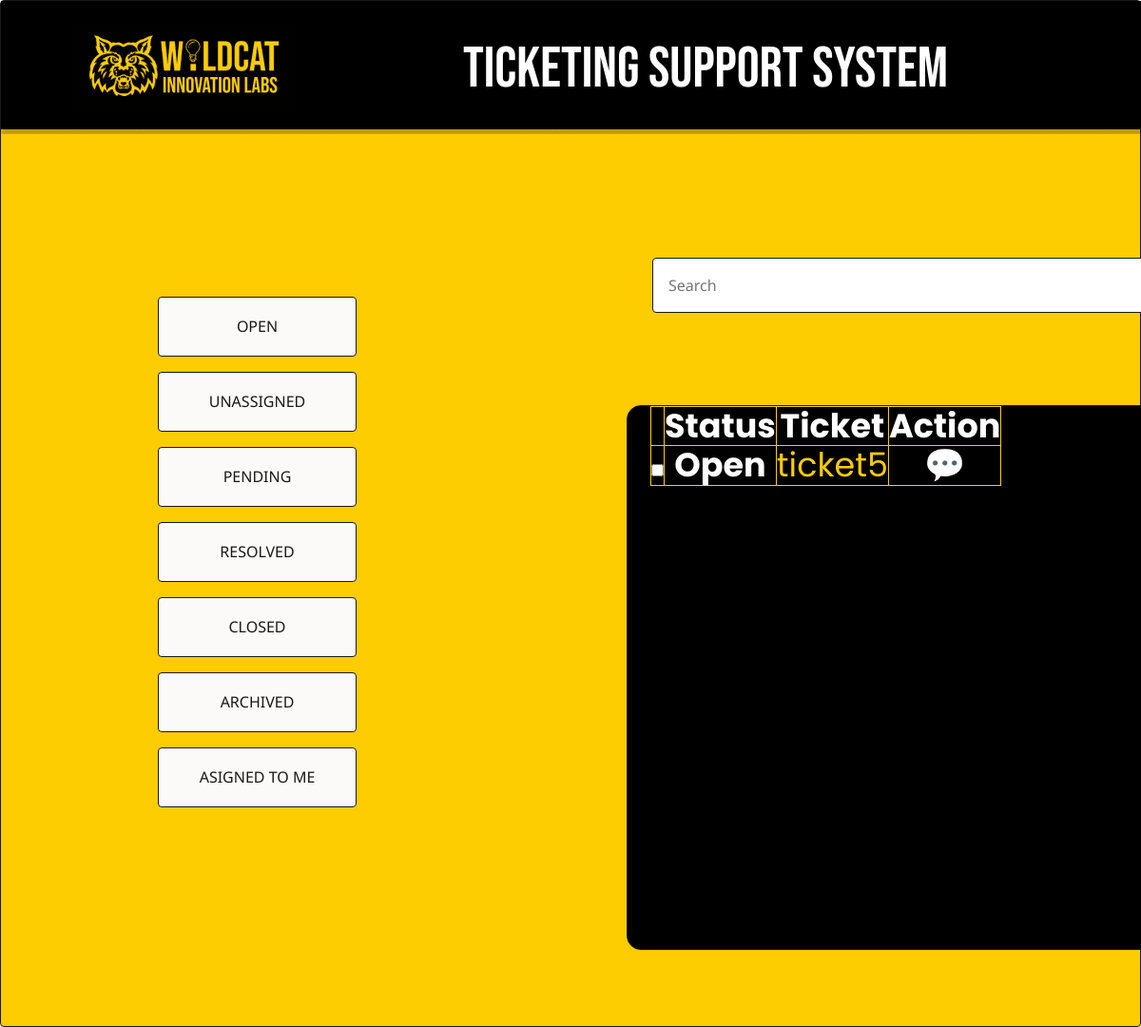
Page /tickets/open/ (signed in) on the earlier database version.
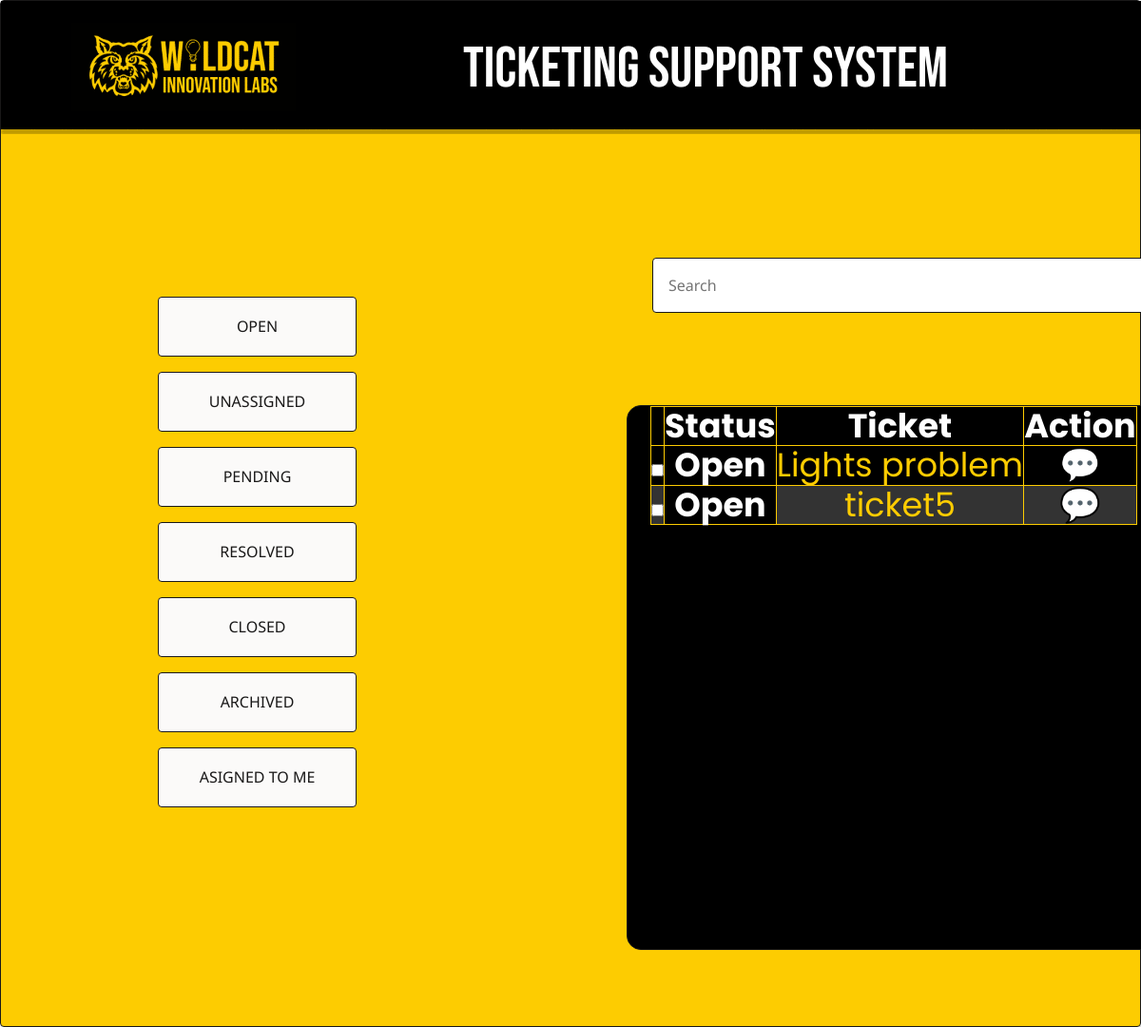
Same page on the later database version.
### support/models.py (models this page shows, shortened)
class SupportTicket(models.Model):
    ticket_id = models.AutoField(primary_key=True)
    LOW = 'Low'
    MEDIUM = 'Medium'
    HIGH = 'High'
    PRIORITY_CHOICES = [
        (LOW, 'Low'),
        (MEDIUM, 'Medium'),
        (HIGH, 'High'),
    ]
    ELECTRICAL = 'Electrical'
    IT = 'IT'
    FACILITIES = 'Facilities'
    OTHER = 'Other'
    CATEGORY_CHOICES = [
        (ELECTRICAL, 'Electrical'),
        (IT, 'IT'),
        (FACILITIES, 'Facilities'),
        (OTHER, 'Other'),
    ]
    title = models.CharField(max_length=100)
    description = models.TextField()
    status = models.CharField(max_length=20, choices=[
        ('Open', 'Open'),
        ('InProgress', 'InProgress'),
        ('Resolved', 'Resolved'),
        ('Closed', 'Closed'),
    ])
    priority = models.CharField(max_length=10, choices=PRIORITY_CHOICES, default=LOW)
    category = models.CharField(max_length=20, choices=CATEGORY_CHOICES, default=OTHER)
    created_by = models.ForeignKey(User, related_name='tickets_created', on_delete=models.CASCADE)
    assigned_to = models.ForeignKey(User, related_name='tickets_assigned', on_delete=models.SET_NULL, null=True, blank=True)
    created_date = models.DateTimeField(auto_now_add=True)

### support/views.py (the view)
# urls.py: path('tickets/open/', views.open_tickets, name='open_tickets'),
@login_required
def open_tickets(request):
    if request.user.is_superuser:
        open_tickets = SupportTicket.objects.filter(status='Open')
    else:
        open_tickets = SupportTicket.objects.filter(status='Open', assigned_to=request.user)
    return render(request, 'support/open_tickets.html', {'tickets': open_tickets})

### support/templates/support/open_tickets.html (shortened to what this page needs)
{% load static %}
<!DOCTYPE html>
<html lang="english">
<head>
  <link
    rel="stylesheet"
    href="https://unpkg.com/animate.css@4.1.1/animate.css"
  />
  <link
    rel="stylesheet"
    href="https://unpkg.com/@teleporthq/teleport-custom-scripts/dist/style.css"
  />
  <link rel="stylesheet" href="{% static 'support/style3.css' %}">
  <link rel="stylesheet" href="{% static 'support/dashboard1.css' %}">
</head>
<body>
<link rel="stylesheet" href="{% static 'support/style3.css' %}" />
<div>
  <link rel="stylesheet" href="{% static 'support/dashboard1.css' %}" />
  <div class="dashboard-container">
    <div class="dashboard-login-page">
      <div class="dashboard-rectangle1">
        <div class="dashboard-options">
          <button
            type="button"
            id="openbutton"
            name="openbutton"
            class="dashboard-button button"
          >
            OPEN
          </button>
          <button
            type="button"
            id="unsassignedbutton"
            name="unsassignedbutton"
            class="dashboard-button1 button"
          >
            UNASSIGNED
          </button>
          <button type="button"
          ="button" class="dashboard-button2 button">
          PENDING
        </button>
        <button
          type="button"
          id="resolvedbutton"
          name="resolvedbutton"
          class="dashboard-button3 button"
        >
          RESOLVED
        </button>
        <button
          type="button"
          id="closedbutton"
          name="closedbutton"
          class="dashboard-button4 button"
        >
          CLOSED
        </button>
        <button
          type="button"
          id="archivedbutton"
          name="archivedbutton"
          class="dashboard-button5 button"
        >
          ARCHIVED
        </button>
        <button
          type="button"
          id="assignedtobutton"
          name="assignedtobutton"
          class="dashboard-button6 button"
          onclick="location.href='{% url 'assigned_to_me' %}';"
        >
          ASIGNED TO ME
        </button>
      </div>
      <input
        type="text"
        placeholder="Search"
        class="dashboard-textinput input"
      />
      <form id="delete-tickets-form" method="POST" action="{% url 'delete_tickets' %}">
        <ul id="tickets table" class="dashboard-ul list">
            <table class="tickets-table scrollable-table">
                <thead>
                    <tr>
                        <th></th>
                        <th>Status</th>
                        <th>Ticket</th>
                        <th>Action</th>
                    </tr>
                </thead>
                <tbody>
                    {% for ticket in tickets %}
                    <tr>
                        <td><input type="checkbox"></td>
                        <th>{{ ticket.status }}</th>
                        <td><a href="{% url 'view_ticket' ticket.ticket_id %}">{{ ticket.title }}</a></td>
                        <td>
                            <a href="{% url 'message_ticket_creator' ticket.ticket_id %}">💬</a>
                        </td>
                    </tr>
                    {% endfor %}
                </tbody>
            </table>
        </ul>
      </form>
      <div class="dashboard-navigation-bar">
        <div class="dashboard-rectangle2">
          <img
            src="{% static 'img/image2425-rrom-200h.png'%}"
            alt="image2425"
            class="dashboard-image2"
          />
          <span class="dashboard-text2">TICKETING SUPPORT SYSTEM</span>
        </div>
      </div>
    </div>
  </div>
</div>
</div>
</body>
</html>

Differences in the rows shown:
now on this page (row edited): SupportTicket: status "Open", title "Lights problem"
